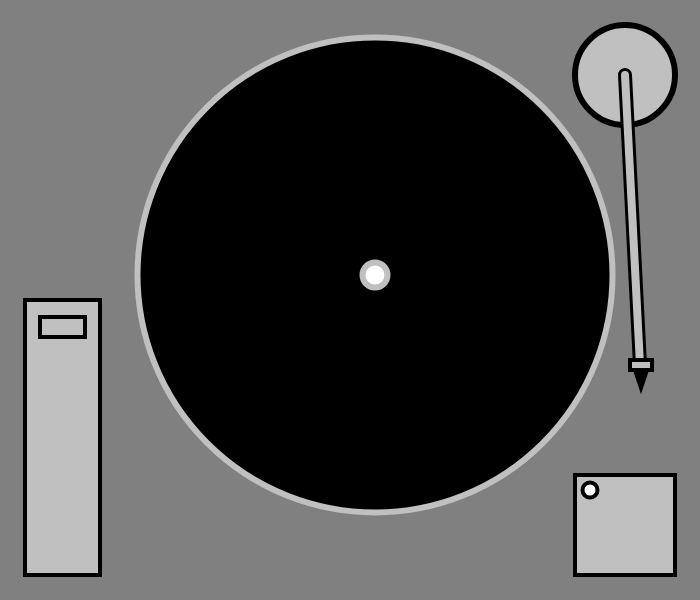
Frame 1 (no input)
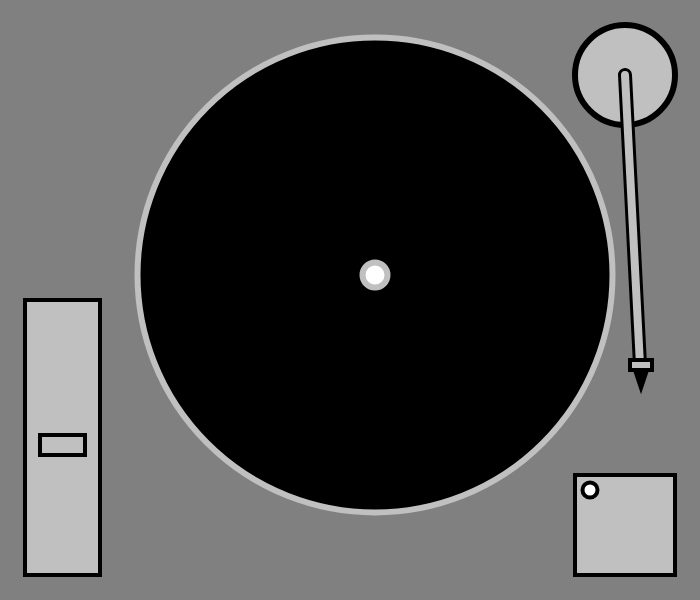
Frame 60 (no input)
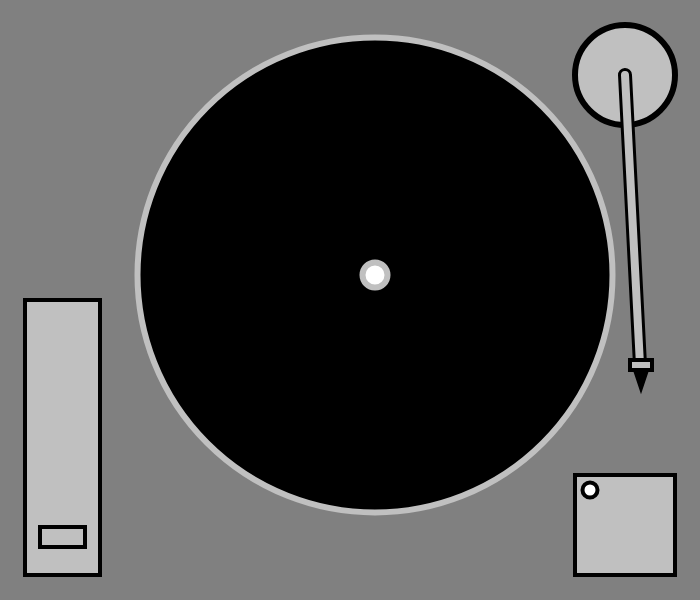
Frame 120 (the mouse pressed at the canvas centre since frame 60)

The p5.js sketch that drew these frames (run headless with seeded random() and noise() and a simulated clock; from frame 60 on, the mouse is pressed at the canvas centre):

// p5.js sketch
// ── sketch.js
/*
Name:  Fernando O
Title:  Music in Shapes

Concept:  This second sketch uses simple shapes that will help
how to represent music using shapes, colors, and patterns.
*/

let cueY = 315;
let cueDirection = 1;
let cueSpeed =2;

let lightOn = false;

function setup() {
  createCanvas(700, 600);
}

function draw() {
  background("grey");

  //tone arm base
fill("silver");
  strokeWeight(6);  
  stroke("black");
  circle(625,75,100)

// Tone arm resting position

// Black outer arm
stroke("black");
strokeWeight(14);
line(625, 75, 640, 365);

// Silver inside arm
stroke("silver");
strokeWeight(8);
line(625, 75, 640, 365);

// Headshell
fill("silver");
stroke("black");
strokeWeight(4);
rect(630, 360, 22, 10);

// Needle
fill("black");
triangle(635, 370, 647, 370, 641, 388);

  //record plater
fill("black");
  strokeWeight(6);
  stroke("silver");
  circle(375,275,475)

  //center of record platter
fill("white");
  circle(375,275,25)
 
  //Cue area frame
fill("silver");
  strokeWeight(4);
    stroke("black");
  rect(25,300,75,275);

  //Cue area moving up and down
cueY = cueY + (cueSpeed * cueDirection);

if (cueY >= 540) {
  cueDirection = -1;
}

if (cueY <= 315) {
  cueDirection = 1;
}

strokeWeight(4);
    stroke("black");
rect(40,cueY,45,20);

  //On & Off Button
  fill("silver");
  strokeWeight(4);
    stroke("black");
  rect (575,475,100) 

 //On & Off Redlight
stroke("black");
  strokeWeight(4);

  if (lightOn == true) {
    fill("red");
  } else {
    fill("white");
  }

  circle(590, 490, 15);
}

function keyReleased() {
  lightOn = !lightOn;

  // Move cue rectangle
  cueY = cueY + (25 * cueDirection);

  // If it reaches the bottom, reverse direction
  if (cueY >= 540) {
    cueY = 540;
    cueDirection = -1;
  }

  // If it reaches the top, reverse direction
  if (cueY <= 315) {
    cueY = 315;
    cueDirection = 1;
  }

}
